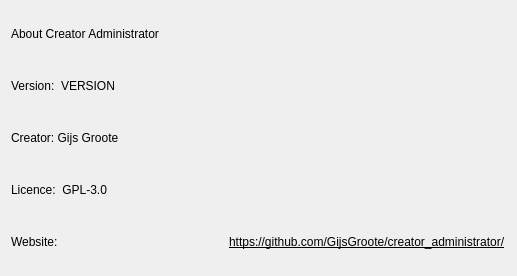
<?xml version="1.0" encoding="UTF-8"?>
<ui version="4.0">
 <class>Dialog</class>
 <widget class="QDialog" name="Dialog">
  <property name="geometry">
   <rect>
    <x>0</x>
    <y>0</y>
    <width>517</width>
    <height>276</height>
   </rect>
  </property>
  <property name="windowTitle">
   <string>About</string>
  </property>
  <layout class="QVBoxLayout" name="verticalLayout_2">
   <item>
    <layout class="QVBoxLayout" name="verticalLayout">
     <item>
      <widget class="QLabel" name="label_5">
       <property name="text">
        <string>About Creator Administrator</string>
       </property>
      </widget>
     </item>
     <item>
      <layout class="QHBoxLayout" name="horizontalLayout">
       <item>
        <widget class="QLabel" name="label">
         <property name="text">
          <string>Version:</string>
         </property>
        </widget>
       </item>
       <item>
        <widget class="QLabel" name="versionLabel">
         <property name="text">
          <string>VERSION</string>
         </property>
        </widget>
       </item>
       <item>
        <spacer name="horizontalSpacer_3">
         <property name="orientation">
          <enum>Qt::Horizontal</enum>
         </property>
         <property name="sizeHint" stdset="0">
          <size>
           <width>40</width>
           <height>20</height>
          </size>
         </property>
        </spacer>
       </item>
      </layout>
     </item>
     <item>
      <widget class="QLabel" name="label_3">
       <property name="text">
        <string>Creator: Gijs Groote</string>
       </property>
      </widget>
     </item>
     <item>
      <widget class="QLabel" name="label_2">
       <property name="text">
        <string>Licence:  GPL-3.0</string>
       </property>
      </widget>
     </item>
     <item>
      <layout class="QHBoxLayout" name="horizontalLayout_2">
       <item>
        <widget class="QLabel" name="githubLabel">
         <property name="text">
          <string>&lt;html&gt;&lt;head/&gt;&lt;body&gt;&lt;p&gt;Website:&lt;/p&gt;&lt;/body&gt;&lt;/html&gt;</string>
         </property>
        </widget>
       </item>
       <item>
        <spacer name="horizontalSpacer_2">
         <property name="orientation">
          <enum>Qt::Horizontal</enum>
         </property>
         <property name="sizeHint" stdset="0">
          <size>
           <width>40</width>
           <height>20</height>
          </size>
         </property>
        </spacer>
       </item>
       <item>
        <widget class="QLabel" name="githubSiteLabel">
         <property name="text">
          <string>&lt;html&gt;&lt;head/&gt;&lt;body&gt;&lt;p&gt;&lt;span style=&quot; text-decoration: underline;&quot;&gt;https://github.com/GijsGroote/creator_administrator/&lt;/span&gt;&lt;/p&gt;&lt;/body&gt;&lt;/html&gt;</string>
         </property>
        </widget>
       </item>
      </layout>
     </item>
    </layout>
   </item>
  </layout>
 </widget>
 <resources/>
 <connections/>
</ui>
